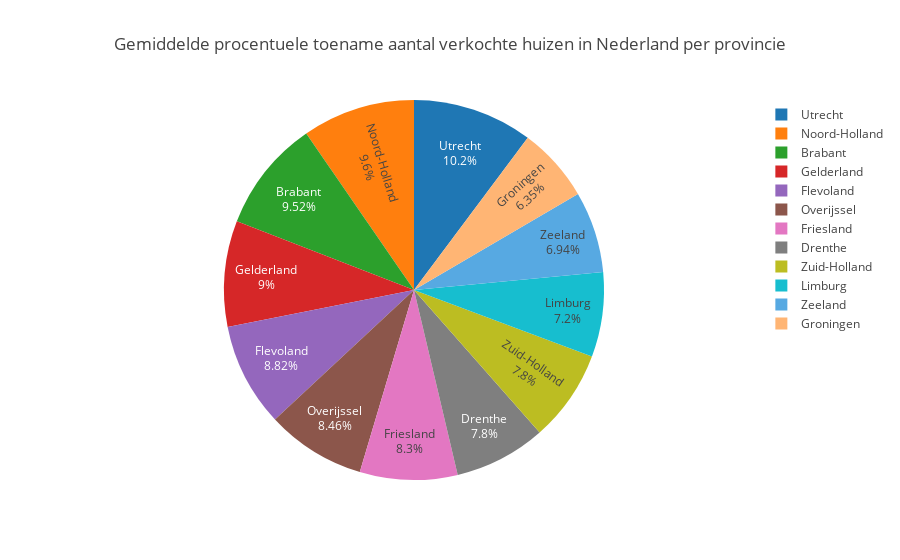

The cell this chart's notebook holds for it:
### Markdown cell above
Om een duidelijker beeld te schetsen van wat de veranderingen zijn in aantal verkochte woningen wordt een gemiddelde aangegeven over de verkochte woningen per provincie. Over de afgelopen 7 jaar blijkt in Utrecht de sterkste groei van het aantal verkochte huizen te zijn, in Zeeland groeit dit het minst. Wel liggen alle provincies qua groei redelijk dicht bij elkaar.

### Code cell
#VISUALISATIE 3: PIE CHART VERANDERING % VERKOCHTE HUIZEN

# Trace bestaande uit gemiddelde
trace=go.Pie(
    labels= province_list,
    values= province_means_housesold_changes,
    text= province_list,
)


layout = go.Layout(
    title=go.layout.Title(
        text='Gemiddelde procentuele toename aantal verkochte huizen in Nederland per provincie',
    ),
)

fig2 = go.Figure(data=[trace], layout=layout)
iplot(fig2)

### Figure 1 — Plotly figure (JSON) as saved in the notebook; plotly's stock layout.template omitted (floating-point values rounded to 4 significant figures)
{"data": [{"labels": ["Groningen", "Friesland", "Drenthe", "Overijssel", "Flevoland", "Gelderland", "Utrecht", "Noord-Holland", "Zuid-Holland", "Zeeland", "Brabant", "Limburg"], "text": ["Groningen", "Friesland", "Drenthe", "Overijssel", "Flevoland", "Gelderland", "Utrecht", "Noord-Holland", "Zuid-Holland", "Zeeland", "Brabant", "Limburg"], "type": "pie", "uid": "1befc8a8-4243-4df8-b485-3e0c7dee8c4b", "values": [6.5, 8.5, 7.986, 8.657, 9.029, 9.214, 10.46, 9.829, 7.986, 7.1, 9.743, 7.371]}], "layout": {"title": {"text": "Gemiddelde procentuele toename aantal verkochte huizen in Nederland per provincie"}}}
